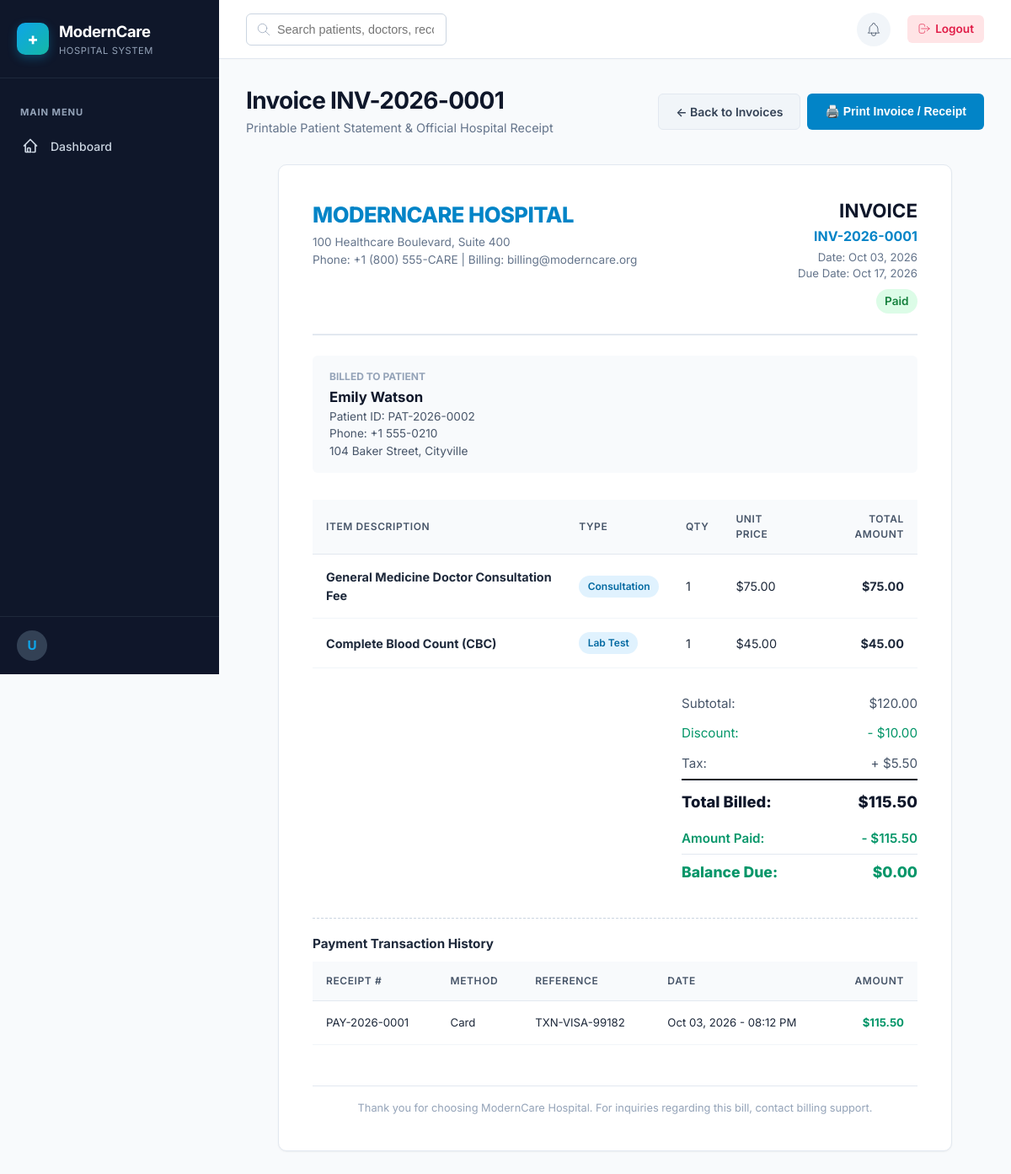
/billing/view.php?id=1, run on the app's committed database.
### tables this page shows
CREATE TABLE `invoices` (
    `id` INT AUTO_INCREMENT PRIMARY KEY,
    `invoice_number` VARCHAR(30) NOT NULL UNIQUE,
    `patient_id` INT NOT NULL,
    `appointment_id` INT NULL,
    `invoice_date` DATE NOT NULL,
    `due_date` DATE NOT NULL,
    `subtotal` DECIMAL(10,2) NOT NULL DEFAULT 0.00,
    `discount` DECIMAL(10,2) NOT NULL DEFAULT 0.00,
    `tax` DECIMAL(10,2) NOT NULL DEFAULT 0.00,
    `total_amount` DECIMAL(10,2) NOT NULL DEFAULT 0.00,
    `amount_paid` DECIMAL(10,2) NOT NULL DEFAULT 0.00,
    `balance` DECIMAL(10,2) NOT NULL DEFAULT 0.00,
    `status` ENUM('Unpaid', 'Partially Paid', 'Paid', 'Cancelled') DEFAULT 'Unpaid',
    `created_by` INT NULL,
    `created_at` DATETIME DEFAULT CURRENT_TIMESTAMP,
    FOREIGN KEY (`patient_id`) REFERENCES `patients`(`id`) ON DELETE CASCADE,
    FOREIGN KEY (`appointment_id`) REFERENCES `appointments`(`id`) ON DELETE SET NULL,
    FOREIGN KEY (`created_by`) REFERENCES `users`(`id`) ON DELETE SET NULL
);

CREATE TABLE `patients` (
    `id` INT AUTO_INCREMENT PRIMARY KEY,
    `user_id` INT NULL,
    `patient_number` VARCHAR(30) NOT NULL UNIQUE,
    `first_name` VARCHAR(50) NOT NULL,
    `last_name` VARCHAR(50) NOT NULL,
    `gender` ENUM('Male', 'Female', 'Other') NOT NULL,
    `date_of_birth` DATE NOT NULL,
    `phone` VARCHAR(20) NOT NULL,
    `email` VARCHAR(100) NULL,
    `address` TEXT NULL,
    `emergency_contact` VARCHAR(150) NULL,
    `blood_group` ENUM('A+', 'A-', 'B+', 'B-', 'AB+', 'AB-', 'O+', 'O-', 'Unknown') DEFAULT 'Unknown',
    `allergies` TEXT NULL,
    `status` ENUM('Active', 'Inactive') DEFAULT 'Active',
    `created_at` DATETIME DEFAULT CURRENT_TIMESTAMP,
    FOREIGN KEY (`user_id`) REFERENCES `users`(`id`) ON DELETE SET NULL
);

CREATE TABLE `invoice_items` (
    `id` INT AUTO_INCREMENT PRIMARY KEY,
    `invoice_id` INT NOT NULL,
    `item_type` ENUM('Consultation', 'Lab Test', 'Medicine', 'Procedure', 'Other') NOT NULL,
    `item_id` INT NULL,
    `description` VARCHAR(255) NOT NULL,
    `quantity` INT NOT NULL DEFAULT 1,
    `unit_price` DECIMAL(10,2) NOT NULL,
    `total_price` DECIMAL(10,2) NOT NULL,
    FOREIGN KEY (`invoice_id`) REFERENCES `invoices`(`id`) ON DELETE CASCADE
);

CREATE TABLE `payments` (
    `id` INT AUTO_INCREMENT PRIMARY KEY,
    `payment_number` VARCHAR(30) NOT NULL UNIQUE,
    `invoice_id` INT NOT NULL,
    `patient_id` INT NOT NULL,
    `amount` DECIMAL(10,2) NOT NULL,
    `payment_method` ENUM('Cash', 'Card', 'Mobile Money', 'Bank Transfer') NOT NULL,
    `reference_number` VARCHAR(100) NULL,
    `received_by` INT NULL,
    `payment_date` DATETIME DEFAULT CURRENT_TIMESTAMP,
    FOREIGN KEY (`invoice_id`) REFERENCES `invoices`(`id`) ON DELETE CASCADE,
    FOREIGN KEY (`patient_id`) REFERENCES `patients`(`id`) ON DELETE CASCADE,
    FOREIGN KEY (`received_by`) REFERENCES `users`(`id`) ON DELETE SET NULL
);

### includes/functions.php (called while the page is built, shortened)
<?php
function escape(?string $string): string {
    return htmlspecialchars($string ?? '', ENT_QUOTES, 'UTF-8');
}
function format_currency(float $amount, string $symbol = '$'): string {
    return $symbol . number_format($amount, 2);
}
function format_date(?string $dateStr, string $format = 'M d, Y'): string {
    $timestamp = strtotime($dateStr);
    return $timestamp ? date($format, $timestamp) : 'N/A';
}
function format_datetime(?string $dateStr, string $format = 'M d, Y - h:i A'): string {
    $timestamp = strtotime($dateStr);
    return $timestamp ? date($format, $timestamp) : 'N/A';
}

### billing/view.php (the view, shortened to what this page needs)
<?php
require_once __DIR__ . '/../includes/header.php';
require_once __DIR__ . '/../includes/sidebar.php';
$db = Database::getInstance();
$invId = (int)($_GET['id'] ?? 0);
$stmt = $db->prepare("
    SELECT i.*,
           p.first_name AS pat_fn, p.last_name AS pat_ln, p.patient_number, p.phone AS pat_phone, p.email AS pat_email, p.address AS pat_addr
    FROM invoices i
    JOIN patients p ON i.patient_id = p.id
    WHERE i.id = :id
");
$stmt->execute([':id' => $invId]);
$invoice = $stmt->fetch();
$itemsStmt = $db->prepare("SELECT * FROM invoice_items WHERE invoice_id = :id");
$itemsStmt->execute([':id' => $invId]);
$items = $itemsStmt->fetchAll();
$payStmt = $db->prepare("SELECT * FROM payments WHERE invoice_id = :id ORDER BY payment_date ASC");
$payStmt->execute([':id' => $invId]);
$payments = $payStmt->fetchAll();
?>
<div class="main-content">
    <?php require_once __DIR__ . '/../includes/navbar.php'; ?>
    <main class="content-body">
        <div class="page-header">
            <div>
                <h1 class="page-title">Invoice <?= escape($invoice['invoice_number']) ?></h1>
                <div class="page-subtitle">Printable Patient Statement & Official Hospital Receipt</div>
            </div>
            <div style="display:flex; gap:0.5rem;">
                <a href="index.php" class="btn btn-secondary">&larr; Back to Invoices</a>
                <button onclick="window.print()" class="btn btn-primary">🖨️ Print Invoice / Receipt</button>
            </div>
        </div>
        <div class="card printable-area" style="padding: 2.5rem; max-width: 800px; margin: 0 auto; background: white;">
            <div style="display:flex; justify-content:space-between; align-items:flex-start; border-bottom:2px solid var(--slate-200); padding-bottom:1.5rem; margin-bottom:1.5rem;">
                <div>
                    <div style="font-size:1.6rem; font-weight:800; color:var(--primary-600); text-transform:uppercase; letter-spacing:-0.02em;">ModernCare Hospital</div>
                    <div style="font-size:0.85rem; color:var(--slate-500); margin-top:0.2rem;">100 Healthcare Boulevard, Suite 400</div>
                    <div style="font-size:0.85rem; color:var(--slate-500);">Phone: +1 (800) 555-CARE | Billing: billing@moderncare.org</div>
                </div>
                <div style="text-align:right;">
                    <h2 style="font-size:1.4rem; color:var(--slate-900); margin:0;">INVOICE</h2>
                    <div style="font-size:1rem; font-weight:700; color:var(--primary-600); margin-top:0.25rem;"><?= escape($invoice['invoice_number']) ?></div>
                    <div style="font-size:0.825rem; color:var(--slate-500); margin-top:0.25rem;">Date: <?= format_date($invoice['invoice_date']) ?></div>
                    <div style="font-size:0.825rem; color:var(--slate-500);">Due Date: <?= format_date($invoice['due_date']) ?></div>
                    <div style="margin-top:0.5rem;">
                        <span class="badge badge-<?= strtolower(str_replace(' ', '-', $invoice['status'])) ?>" style="font-size:0.85rem;"><?= escape($invoice['status']) ?></span>
                    </div>
                </div>
            </div>
            <div style="display:flex; justify-content:space-between; gap:2rem; margin-bottom:2rem; background:var(--slate-50); padding:1rem 1.25rem; border-radius:var(--radius-sm);">
                <div>
                    <div style="font-size:0.75rem; font-weight:700; color:var(--slate-400); text-transform:uppercase;">BILLED TO PATIENT</div>
                    <div style="font-size:1.05rem; font-weight:700; color:var(--slate-900); margin-top:0.2rem;"><?= escape($invoice['pat_fn'] . ' ' . $invoice['pat_ln']) ?></div>
                    <div style="font-size:0.85rem; color:var(--slate-600);">Patient ID: <?= escape($invoice['patient_number']) ?></div>
                    <div style="font-size:0.85rem; color:var(--slate-600);">Phone: <?= escape($invoice['pat_phone']) ?></div>
                    <div style="font-size:0.85rem; color:var(--slate-600);"><?= escape($invoice['pat_addr'] ?: 'City Center Address') ?></div>
                </div>
            </div>
            <table class="table" style="margin-bottom:1.5rem;">
                <thead>
                    <tr>
                        <th>Item Description</th>
                        <th>Type</th>
                        <th>Qty</th>
                        <th>Unit Price</th>
                        <th style="text-align:right;">Total Amount</th>
                    </tr>
                </thead>
                <tbody>
                    <?php foreach ($items as $it): ?>
                        <tr>
                            <td><strong><?= escape($it['description']) ?></strong></td>
                            <td><span class="badge badge-info"><?= escape($it['item_type']) ?></span></td>
                            <td><?= $it['quantity'] ?></td>
                            <td><?= format_currency($it['unit_price']) ?></td>
                            <td style="text-align:right;"><strong><?= format_currency($it['total_price']) ?></strong></td>
                        </tr>
                    <?php endforeach; ?>
                </tbody>
            </table>
            <div style="display:flex; justify-content:flex-end; margin-bottom:2rem;">
                <div style="width:280px;">
                    <div style="display:flex; justify-content:space-between; padding:0.4rem 0; color:var(--slate-600);">
                        <span>Subtotal:</span>
                        <span><?= format_currency($invoice['subtotal']) ?></span>
                    </div>
                    <?php if ($invoice['discount'] > 0): ?>
                        <div style="display:flex; justify-content:space-between; padding:0.4rem 0; color:var(--emerald-600);">
                            <span>Discount:</span>
                            <span>- <?= format_currency($invoice['discount']) ?></span>
                        </div>
                    <?php endif; ?>
                    <?php if ($invoice['tax'] > 0): ?>
                        <div style="display:flex; justify-content:space-between; padding:0.4rem 0; color:var(--slate-600);">
                            <span>Tax:</span>
                            <span>+ <?= format_currency($invoice['tax']) ?></span>
                        </div>
                    <?php endif; ?>
                    <div style="display:flex; justify-content:space-between; padding:0.75rem 0; border-top:2px solid var(--slate-900); font-weight:800; font-size:1.15rem; color:var(--slate-900);">
                        <span>Total Billed:</span>
                        <span><?= format_currency($invoice['total_amount']) ?></span>
                    </div>
                    <div style="display:flex; justify-content:space-between; padding:0.4rem 0; color:var(--emerald-600); font-weight:600;">
                        <span>Amount Paid:</span>
                        <span>- <?= format_currency($invoice['amount_paid']) ?></span>
                    </div>
                    <div style="display:flex; justify-content:space-between; padding:0.5rem 0; border-top:1px solid var(--slate-200); font-weight:800; font-size:1.1rem; color:<?= $invoice['balance'] > 0 ? 'var(--rose-600)' : 'var(--emerald-600)' ?>;">
                        <span>Balance Due:</span>
                        <span><?= format_currency($invoice['balance']) ?></span>
                    </div>
                </div>
            </div>
            <?php if (!empty($payments)): ?>
                <div style="margin-top:2rem; border-top:1px dashed var(--slate-300); padding-top:1.25rem;">
                    <h4 style="font-size:0.95rem; font-weight:700; color:var(--slate-800); margin-bottom:0.75rem;">Payment Transaction History</h4>
                    <table class="table" style="font-size:0.825rem;">
                        <thead>
                            <tr>
                                <th>Receipt #</th>
                                <th>Method</th>
                                <th>Reference</th>
                                <th>Date</th>
                                <th style="text-align:right;">Amount</th>
                            </tr>
                        </thead>
                        <tbody>
                            <?php foreach ($payments as $p): ?>
                                <tr>
                                    <td><?= escape($p['payment_number']) ?></td>
                                    <td><?= escape($p['payment_method']) ?></td>
                                    <td><?= escape($p['reference_number'] ?: 'N/A') ?></td>
                                    <td><?= format_datetime($p['payment_date']) ?></td>
                                    <td style="text-align:right; color:var(--emerald-600); font-weight:700;"><?= format_currency($p['amount']) ?></td>
                                </tr>
                            <?php endforeach; ?>
                        </tbody>
                    </table>
                </div>
            <?php endif; ?>
            <div style="margin-top:3rem; text-align:center; font-size:0.8rem; color:var(--slate-400); border-top:1px solid var(--slate-200); padding-top:1rem;">
                Thank you for choosing ModernCare Hospital. For inquiries regarding this bill, contact billing support.
            </div>
        </div>
    </main>
<?php require_once __DIR__ . '/../includes/footer.php'; ?>

### data on the page
invoices: invoice_number "INV-2026-0001", invoice_date "Oct 03, 2026", due_date "Oct 17, 2026", status "Paid", patient.last_name "Emily Watson", patient.patient_number "PAT-2026-0002", patient.phone "+1 555-0210", patient.address "104 Baker Street, Cityville", subtotal "$120.00", discount "$10.00", tax "$5.50", total_amount "$115.50", amount_paid "$115.50", balance "$0.00"
invoice_items: description "General Medicine Doctor Consultation Fee", item_type "Consultation", quantity "1", unit_price "$75.00", total_price "$75.00"
invoice_items: description "Complete Blood Count (CBC)", item_type "Lab Test", quantity "1", unit_price "$45.00", total_price "$45.00"
payments: payment_number "PAY-2026-0001", payment_method "Card", reference_number "TXN-VISA-99182", payment_date "Oct 03, 2026 - 08:12 PM", amount "$115.50"

### other printed values
substr($user['username'] ?? 'U', 0, 1) "U"
